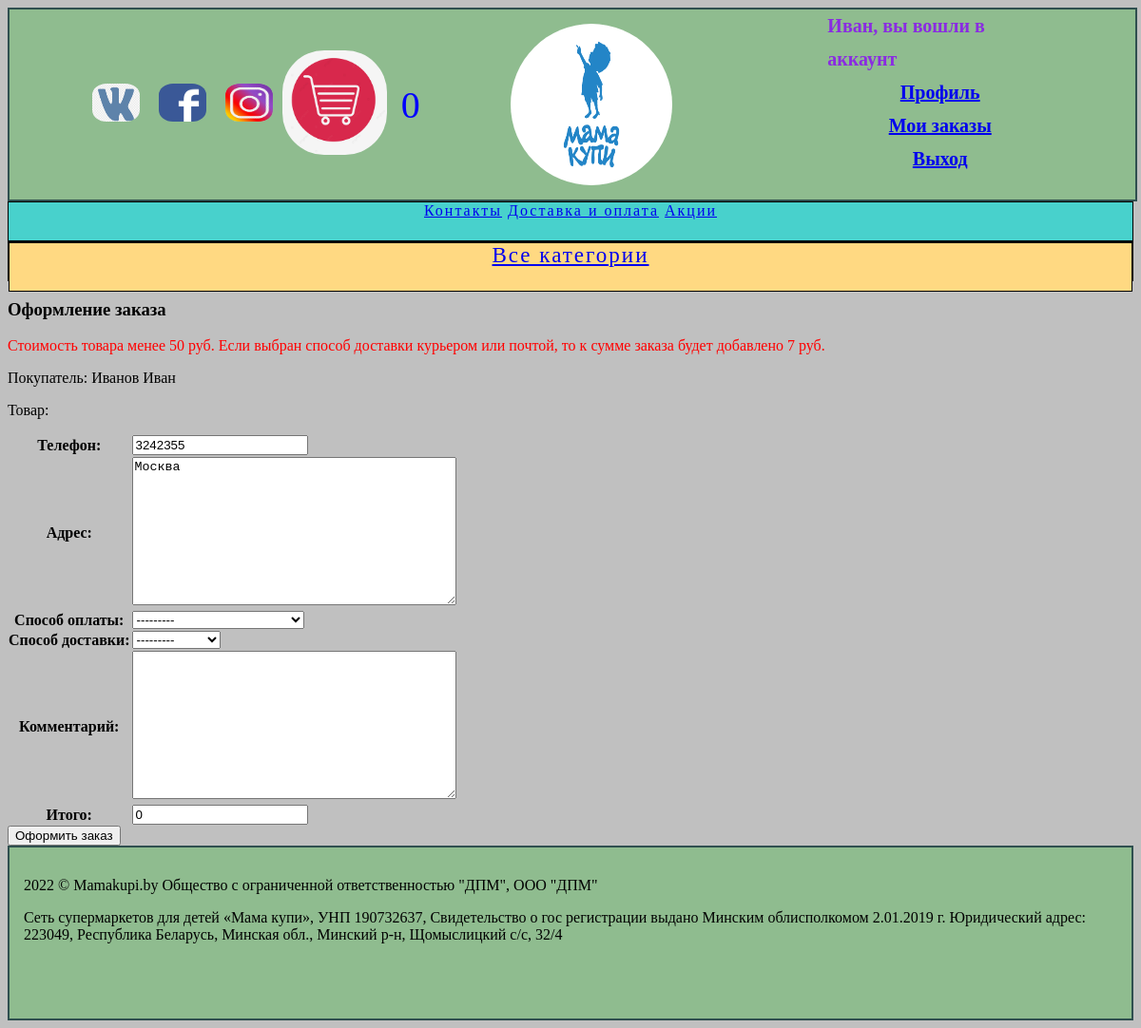
The app's page /cart/order_create/ (signed in), older data.
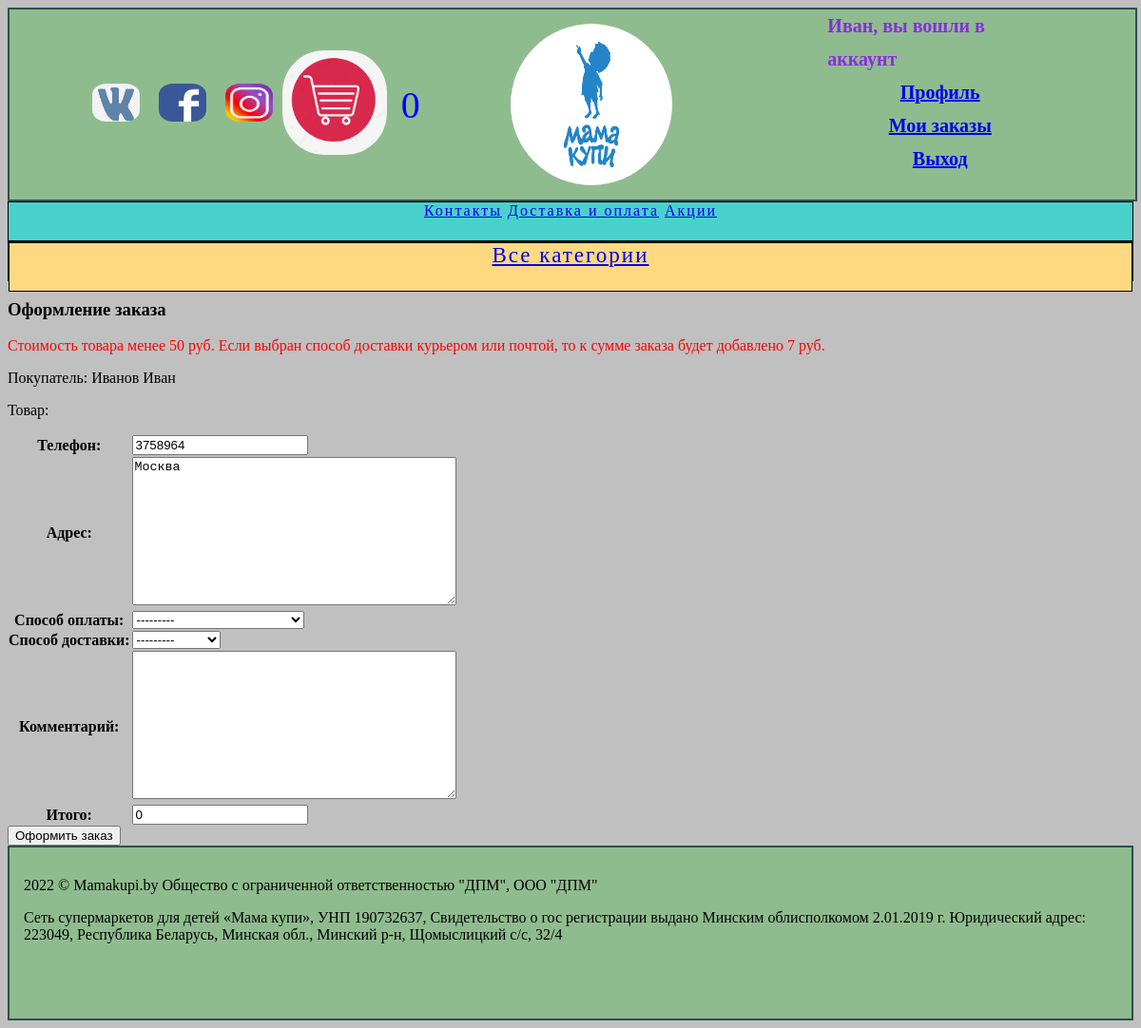
The same page, newer data.
### main/models.py (models this page shows, shortened)
class Profile(models.Model):
    adress = models.TextField(blank=True, null=True)
    phone = models.CharField(max_length=13, blank=True, null=True)
    user = models.OneToOneField(User, on_delete=models.CASCADE)

### cart/views.py (the view, shortened to what this page needs)
# urls.py: path('order_create/', views.order_create, name='order_create'),
@login_required()
def order_create(request):
    Profile.objects.get_or_create(user=request.user)
    cart = Cart(request)
    items = []
    form = OrderForm(initial={'adress': request.user.profile.adress, 'total': cart.get_total_price(), 'phone': request.user.profile.phone})
    context = {'form': form, 'products':items, 'total': cart.get_total_price()}
    return render(request, 'make_order.html', context)

### main/forms.py
class OrderForm(forms.ModelForm):
    adress = forms.CharField(widget=forms.Textarea(), label='Адрес')
    phone = forms.CharField(widget=forms.TextInput(), label='Телефон', validators=[validator_phone])
    total = forms.CharField(label= 'Итого', widget=forms.TextInput(attrs={'readonly':'readonly'}))
    class Meta:
        model = Order
        fields = ('phone', 'adress', 'payment', 'delivery', 'comment', 'total')

### cart/cart.py (called while the page is built)
    def __iter__(self):
        product_ids = self.cart.keys()
        products = Product.objects.filter(id__in=product_ids)
        for product in products:
            self.cart[str(product.id)]['product'] = product
        for item in self.cart.values():
            item['price'] = round(Decimal(item['price'])*Decimal(item['product'].sale))
            item['total_price'] = item['price'] * item['quantity']
            yield item

    def __len__(self):
        return sum(item['quantity'] for item in self.cart.values())

    def get_total_price(self):
        return sum(Decimal(item['price']) * item['quantity'] for item in
                   self.cart.values())

### cart/context_processors.py (called while the page is built)
def cart(request):
    return {'cart': Cart(request)}

### main/templates/make_order.html (shortened to what this page needs)
{% extends "main.html" %}
{% block content %}
<body>
    <h3>Оформление заказа</h3>
         {% if  total < 50 %}
            <p style="color: red">
                Стоимость товара менее 50 руб. Если выбран способ доставки курьером или почтой, то к сумме заказа будет добавлено 7 руб.
            </p>
            {% else %}
             <p style="color: red">Бесплатная доставка</p>
         {% endif %}
    <p>Покупатель: {{user.last_name}} {{user.first_name}}</p>
    <p>Товар:</p>
    <form action="" method="post">
        <table>
            {{form.as_table}}
        </table>
        <button>Оформить заказ</button>
    </form>
</body>
{% endblock %}

Row changes from the older to the newer data that the page shows:
removed Profile: phone "3242355", adress "Москва"
added Profile: phone "3758964", adress "Москва"
